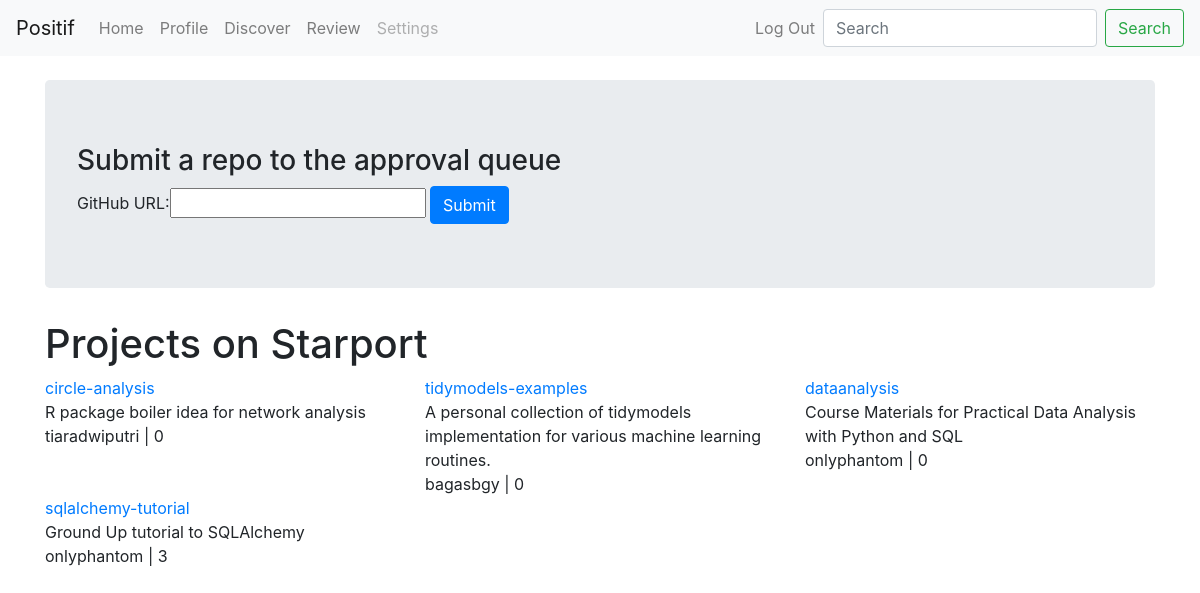
Before: /courses/ (signed in) with the older database file.
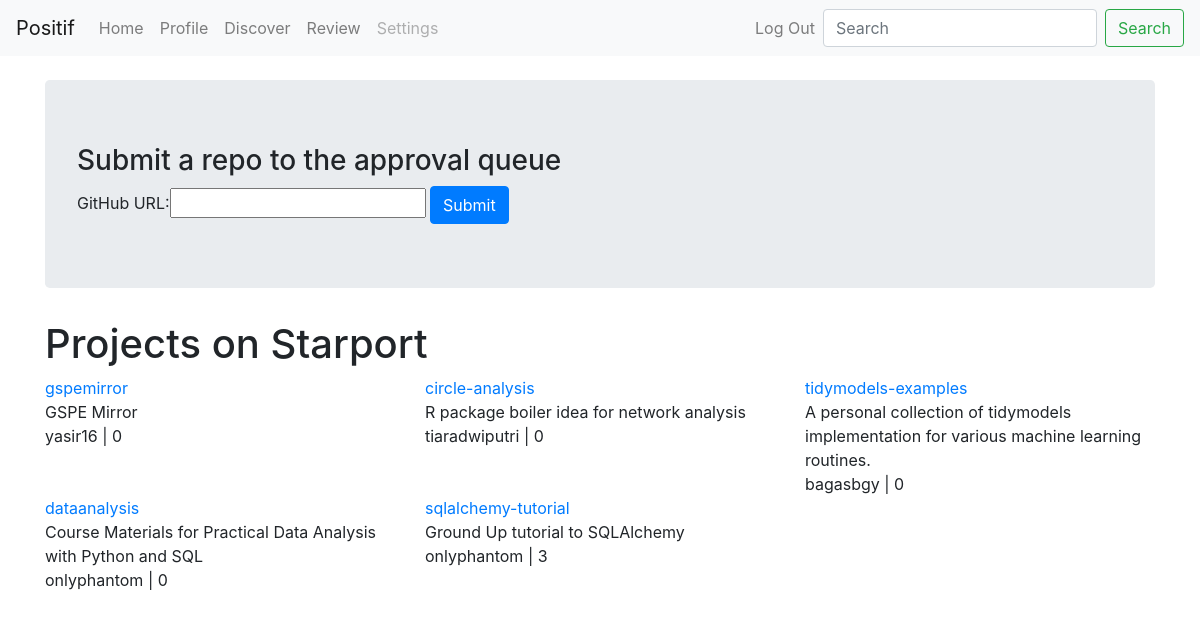
After: the same page with the newer database file.
### courses/models.py (models this page shows, shortened)
class CourseSet(models.Model):
    repo_url = models.SlugField("repo slug", unique=True)
    created_on = models.DateTimeField("created on", auto_now_add=True)
    updated_on = models.DateTimeField("last updated", auto_now=True)
    approved_by = models.OneToOneField(
        ApprovalQueue, on_delete=models.SET_NULL, null=True
    )
    owner = models.SlugField("owner")
    title = models.CharField("title", max_length=40)
    description = models.TextField(
        "description", max_length=300, default="No description yet"
    )
    image = models.URLField("repo image", null=True)
    course_n = models.PositiveSmallIntegerField(default=0)
    star_n = models.PositiveIntegerField(default=0)
    quizcontent = models.TextField()

### courses/views.py (the view)
# urls.py: path("", views.index, name="index"),
@login_required
def index(request):
    coursesets = CourseSet.objects.order_by("-updated_on")[:5]
    add_form = AddtoQueueForm()
    template = loader.get_template("courses/index.html")
    context = {"coursesets": coursesets, "add_form": add_form}
    return HttpResponse(template.render(context, request))

### courses/forms.py (shortened to what this page needs)
class AddtoQueueForm(forms.Form):
    repo_url = repo_url_field(label="GitHub URL", max_length=60)

### courses/templates/courses/index.html (shortened to what this page needs)
{% extends 'base.html' %}
{% block content %}
<div class="container mt-4">
    <div class="jumbotron">
        <form action="{% url 'courses:add_to_queue' %}" method="POST">
            <h3>Submit a repo to the approval queue</h3>
            {{ add_form }}
            <input type="submit" value="Submit" class="btn btn-primary">
        </form>
    </div>
    {% if coursesets %}
    <h1>Projects on Starport</h1>
    <div class="row">
        {% for courseset in coursesets %}
        <div class="col-4">
            <span>
                <a href="{% url 'courses:cs_detail' courseset.id %}">
                    {{ courseset.title }}
                </a>
            </span>
            <div>
                {{ courseset.description }}
            </div>
            <div>
                <span>{{ courseset.owner }} | {{ courseset.course_n }}</span>
            </div>
        </div>
        {% endfor %}
    </div>
    {% else %}
    <p>No courses available at the moment!</p>
    {% endif %}
</div>
{% endblock %}

Changed rows visible on the page:
added CourseSet: title "gspemirror", description "GSPE Mirror", owner "yasir16", course_n "0"
